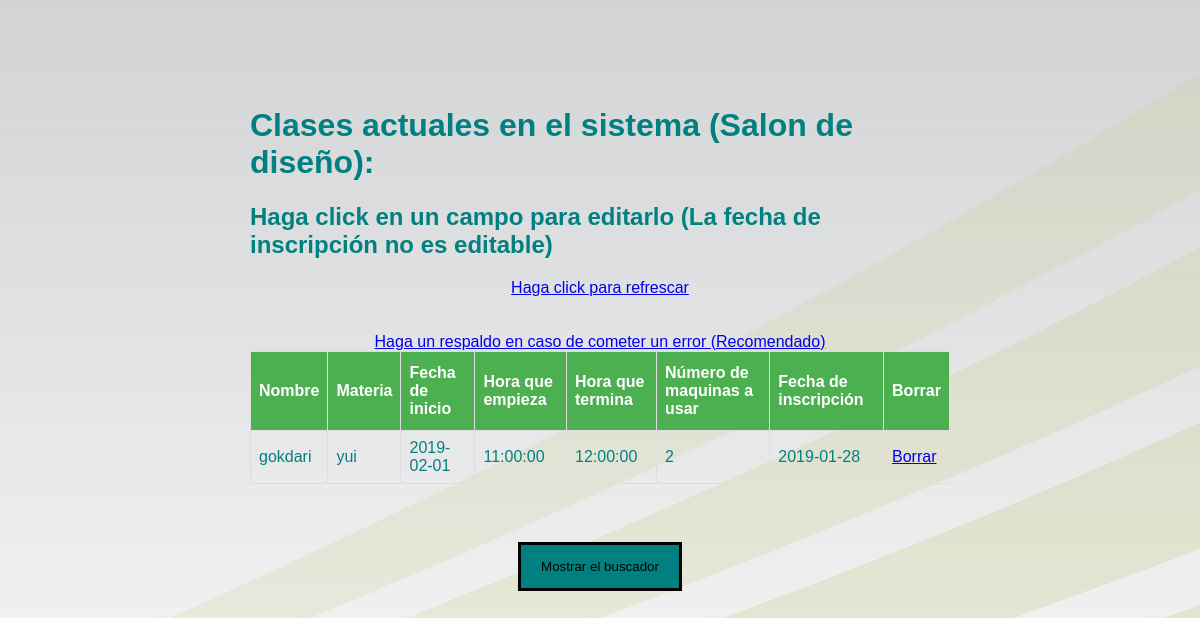
Page /disenoclase.php on the earlier database version.
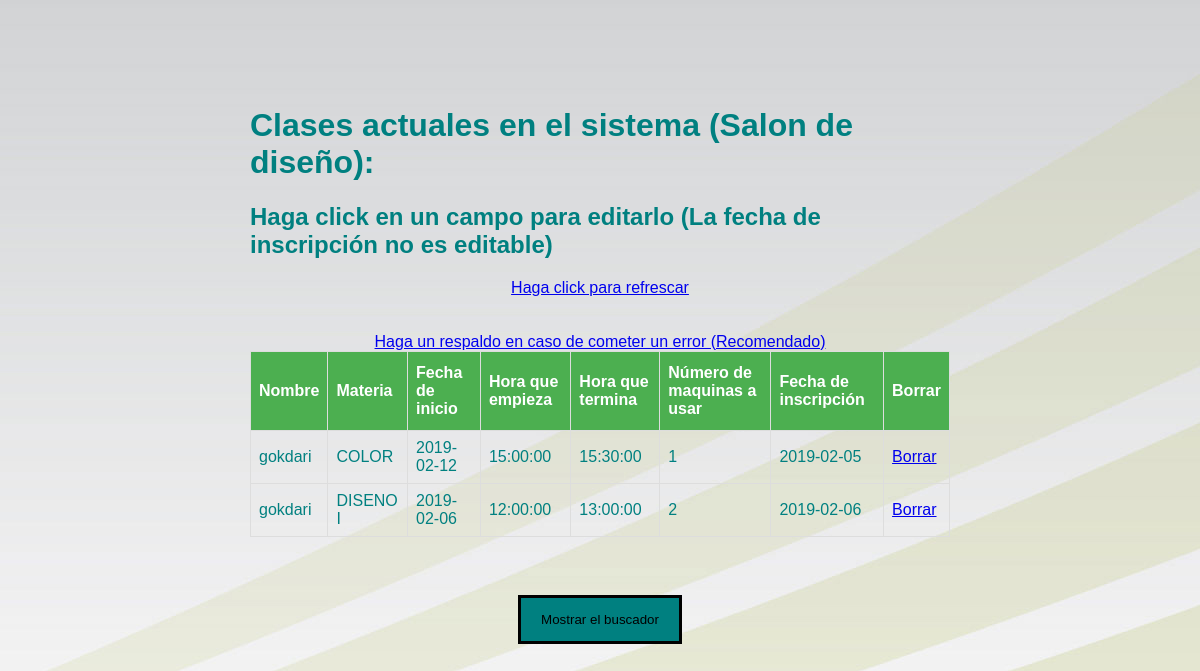
Same page on the later database version.
### tables this page shows
CREATE TABLE `reservatodo` (
  `id` int(11) NOT NULL AUTO_INCREMENT,
  `nombre` varchar(100) NOT NULL,
  `materia` varchar(100) NOT NULL,
  `salon` varchar(100) NOT NULL,
  `fecha` varchar(100) NOT NULL,
  `fechaemp` time NOT NULL,
  `fechater` time NOT NULL,
  `numero` int(11) NOT NULL,
  `fechainscripcion` date NOT NULL,
  PRIMARY KEY (`id`)
);

### disenoclase.php (the view, shortened to what this page needs)
<?php
include_once("connection.php");
$sql = "SELECT * FROM `reservatodo` WHERE salon='diseno' limit 10 ";
$queryRecords = mysqli_query($conn, $sql) or die("Error al buscar");
?>
<!DOCTYPE html>
<html lang="en">
<head>
<link rel="stylesheet" href="estilos\clase.css">
</head>
<body>
<br></br>
<div class="container" id="otra">
<h1>Clases actuales en el sistema (Salon de diseño):</h1>
<h2>Haga click en un campo para editarlo (La fecha de inscripción no es editable)</h2>
<div style="text-align: center;"><a href="disenoclase.php">Haga click para refrescar</a></div>
<br></br>
<div style="text-align: center;"><a href="backup.php" target="_blank">Haga un respaldo en caso de cometer un error (Recomendado)</a></div>
<table id="employee_grid" name="employee_grid" class="table table-condensed table-hover table-striped bootgrid-table" width="60%" cellspacing="0">
   <thead>
      <tr>
         <th>Nombre</th>
         <th>Materia</th>
         <th>Fecha de inicio</th>
		 <th>Hora que empieza</th>
		 <th>Hora que termina</th>
		 <th>Número de maquinas a usar</th>
		 <th>Fecha de inscripción</th>
		 <th>Borrar</th>
      </tr>
   </thead>
   <tbody id="_editable_table">
      <?php foreach($queryRecords as $res) :?>
      <tr data-row-id="<?php echo $res['id'];?>">
	  <center><td class="editable-col" contenteditable="true" coldisenoclase='0' oldVal ="<?php echo $res['nombre'];?>"><?php echo $res['nombre'];?></td></center>
	  <center><td class="editable-col" contenteditable="true" coldisenoclase='1' oldVal ="<?php echo $res['materia'];?>"><?php echo $res['materia'];?></td></center>
	  <center><td class="editable-col" contenteditable="true" coldisenoclase='2' oldVal ="<?php echo $res['fecha'];?>"><?php echo $res['fecha'];?></td></center>
	  <center><td class="editable-col" contenteditable="true" coldisenoclase='3' oldVal ="<?php echo $res['fechaemp'];?>"><?php echo $res['fechaemp'];?></td></center>
	  <center><td class="editable-col" contenteditable="true" coldisenoclase='4' oldVal ="<?php echo $res['fechater'];?>"><?php echo $res['fechater'];?></td></center>
	  <center><td class="editable-col" contenteditable="true" coldisenoclase='5' oldVal ="<?php echo $res['numero'];?>"><?php echo $res['numero'];?></td></center>
	  <center><td class="editable-col" contenteditable="false" coldisenoclase='6' oldVal ="<?php echo $res['fechainscripcion'];?>"><?php echo $res['fechainscripcion'];?></td></center>
		 <?php
		 echo "<td><a href='disenoclaseborrar.php?id=".$res['id']."'>Borrar</a></td>";
		 echo "</tr>";
		 ?>
	  <?php endforeach;?>
   </tbody>
</table>
</div>
<div id="boton2" style="text-align: center;">
<button onclick="myFunction2()">Mostrar el buscador</button>
</div>
</body>
</html>

Differences in the rows shown:
removed reservatodo: nombre "gokdari", materia "yui", fecha "2019-02-01", fechaemp "11:00:00", fechater "12:00:00", numero "2", fechainscripcion "2019-01-28"
added reservatodo: nombre "gokdari", materia "COLOR", fecha "2019-02-12", fechaemp "15:00:00", fechater "15:30:00", numero "1", fechainscripcion "2019-02-05"
added reservatodo: nombre "gokdari", materia "DISENO I", fecha "2019-02-06", fechaemp "12:00:00", fechater "13:00:00", numero "2", fechainscripcion "2019-02-06"
